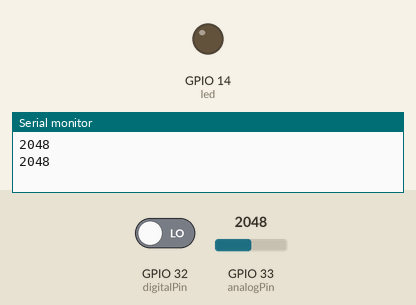
Simulated run of this program. Board: ESP32. On the bench: output pins drawn as LEDs (lit = HIGH), the last lines printed to the serial monitor. Inputs (shaded band) come from the test bench; at power-on: GPIO 32 (digitalPin) LOW, GPIO 33 (analogPin) = 2048.

Above: at 1.8 s.
1.9 s: GPIO 32 (digitalPin) driven HIGH
At 2.9 s:
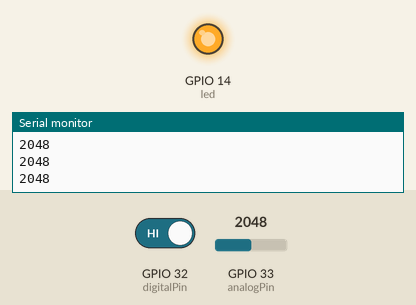
3.5 s: GPIO 32 (digitalPin) driven LOW
At 4.4 s:
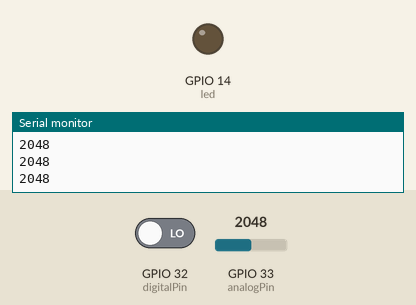
Timing chart, 0 to 6.5 s (numbered marks = the images above; inputs shaded):
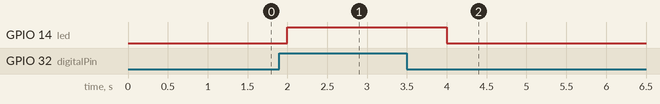

Measured:
- after the input at 1.9 s, GPIO 14 (led): LOW → HIGH after 0.10 s
- after the input at 3.5 s, GPIO 14 (led): HIGH → LOW after 0.50 s

The program:

main.cpp
```cpp
#include <Arduino.h>

int led = 14; // define the LED pin
int digitalPin = 32; // KY-028 digital interface
int analogPin = 33; // KY-028 analog interface
int digitalVal; // digital readings
int analogVal; //analog readings
void setup()
{
  pinMode(led, OUTPUT);
  pinMode(digitalPin, INPUT);
  //pinMode(analogPin, OUTPUT);
  Serial.begin(9600);
}
void loop()
{
  // Read the digital interface
  digitalVal = digitalRead(digitalPin);
  if(digitalVal == HIGH) // if temperature threshold reached
  {
    digitalWrite(led, HIGH); // turn ON Arduino's LED
  }
  else
  {
    digitalWrite(led, LOW); // turn OFF Arduino's LED
  }
  // Read the analog interface
  analogVal = analogRead(analogPin);
  Serial.println(analogVal); // print analog value to serial
  delay(1000);
}
```
